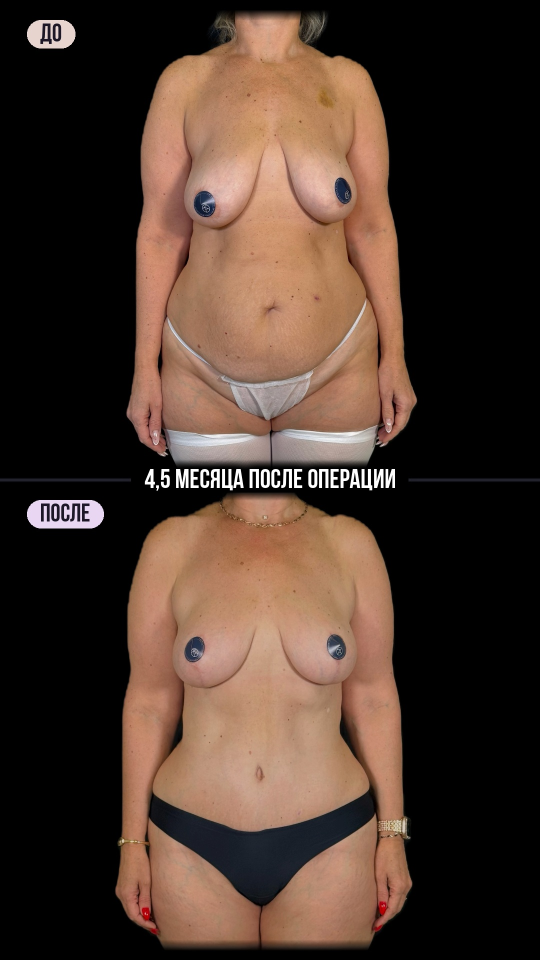
#> input picture Collage_body_front.jpg, 1080 x 1920 px (shown at 1/2 size)
$ python -i tattoo_remove.py   (imports and definitions only)
#> lines starting #> are read from the running program, lines starting #| are printed output that depends on the picture; after the words box and inside, x2 and y2 are one past the last pixel; in counts of white or black regions, pixels touching at a corner belong together
#> further down, picture is the input picture: shape (1920, 1080, 3); mean B, G, R 44.7, 55.2, 74.4
import cv2, numpy as np
K = lambda r: cv2.getStructuringElement(cv2.MORPH_ELLIPSE, (r, r))
def tattoo_mask(bgr, pose=None):
    h, w = bgr.shape[:2]
#> h = 1920; w = 1080
    ycc = cv2.cvtColor(bgr, cv2.COLOR_BGR2YCrCb); hsv = cv2.cvtColor(bgr, cv2.COLOR_BGR2HSV)
#> after `ycc = cv2.cvtColor(bgr, cv2.COLOR_BGR2YCrCb)`: ycc: shape (1920, 1080, 3); mean of channels 0, 1, 2 59.8, 138.5, 119.5
#> after `hsv = cv2.cvtColor(bgr, cv2.COLOR_BGR2HSV)`: hsv: shape (1920, 1080, 3); mean H, S, V 9.5, 51.5, 74.9
    Y, Cr, Cb = [ycc[..., i].astype(int) for i in range(3)]
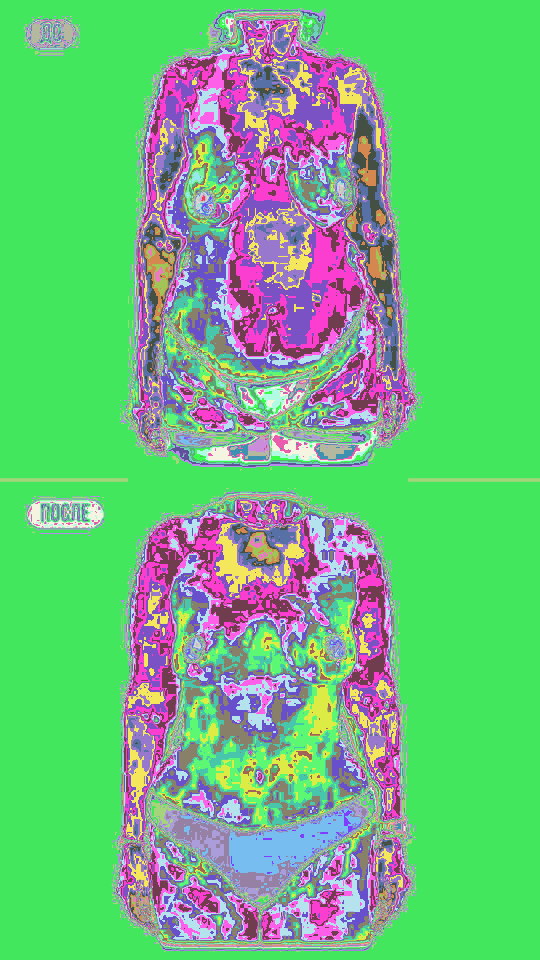
#> Cr: shape (1920, 1080) int64 (shown at 1/2 size); 111 distinct labels, from 116 to 227; one colour per label, 0 black
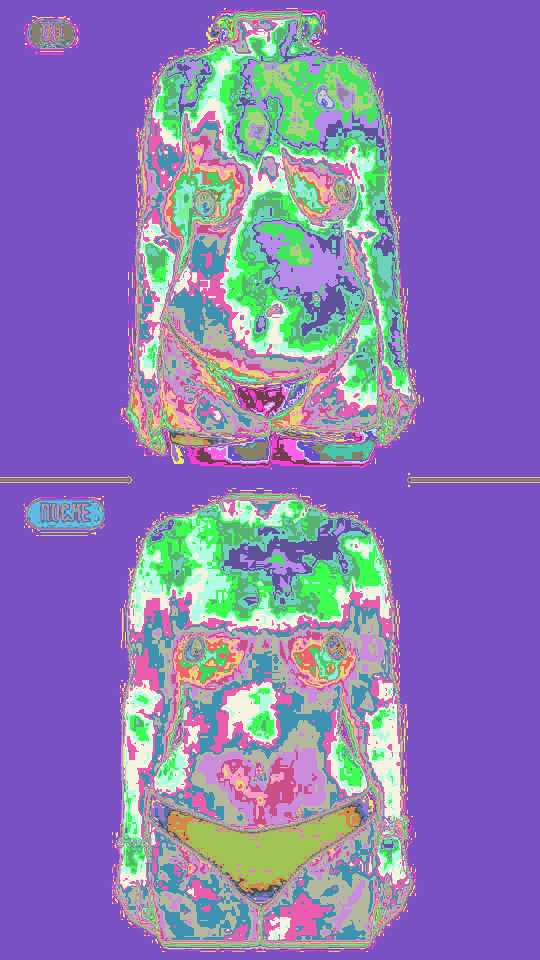
#> Cb: shape (1920, 1080) int64 (shown at 1/2 size); 62 distinct labels, from 86 to 147; one colour per label, 0 black
    skin = ((Cr > 138) & (Cr < 180) & (Cb > 85) & (Cb < 128) & (Y > 60)).astype(np.uint8)
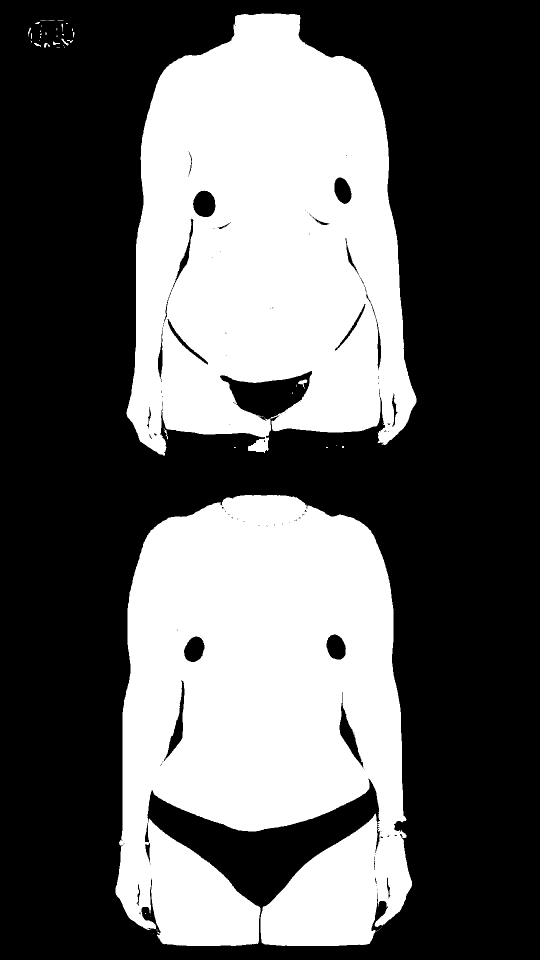
#> skin: shape (1920, 1080) (shown at 1/2 size); values 0 (black) and 1 (white), 38.3% white; 58 white regions (44 under 20 px), largest, box (x1, y1, x2, y2) and area: (231, 990, 824, 1892) 413830, (253, 27, 833, 911) 380060, (596, 759, 615, 778) 133
    skin = cv2.morphologyEx(skin, cv2.MORPH_CLOSE, K(25)); skin = cv2.morphologyEx(skin, cv2.MORPH_OPEN, K(9))
#> after `skin = cv2.morphologyEx(skin, cv2.MORPH_CLOSE, K(25))`: skin: shape (1920, 1080); values 0 (black) and 1 (white), 39.2% white; 9 white regions (6 under 20 px), largest, box (x1, y1, x2, y2) and area: (231, 990, 824, 1892) 421326, (253, 27, 833, 911) 387476, (56, 41, 149, 95) 3517
#> after `skin = cv2.morphologyEx(skin, cv2.MORPH_OPEN, K(9))`: skin: shape (1920, 1080); values 0 (black) and 1 (white), 39.2% white; 3 white regions, box (x1, y1, x2, y2) and area: (231, 990, 824, 1892) 421293, (253, 27, 833, 910) 387414, (56, 41, 149, 95) 3445
    inner = cv2.erode(skin, K(13))
#> inner: shape (1920, 1080); values 0 (black) and 1 (white), 36.9% white; 3 white regions, box (x1, y1, x2, y2) and area: (237, 996, 818, 1886) 396603, (259, 33, 827, 903) 366897, (63, 47, 142, 89) 1863
    g = cv2.cvtColor(bgr, cv2.COLOR_BGR2GRAY)
    b7 = cv2.morphologyEx(g, cv2.MORPH_BLACKHAT, K(7)).astype(int)
    b21 = cv2.morphologyEx(g, cv2.MORPH_BLACKHAT, K(21)).astype(int)
    thin = b7 >= 0.55 * b21          # line-like, not broad shading
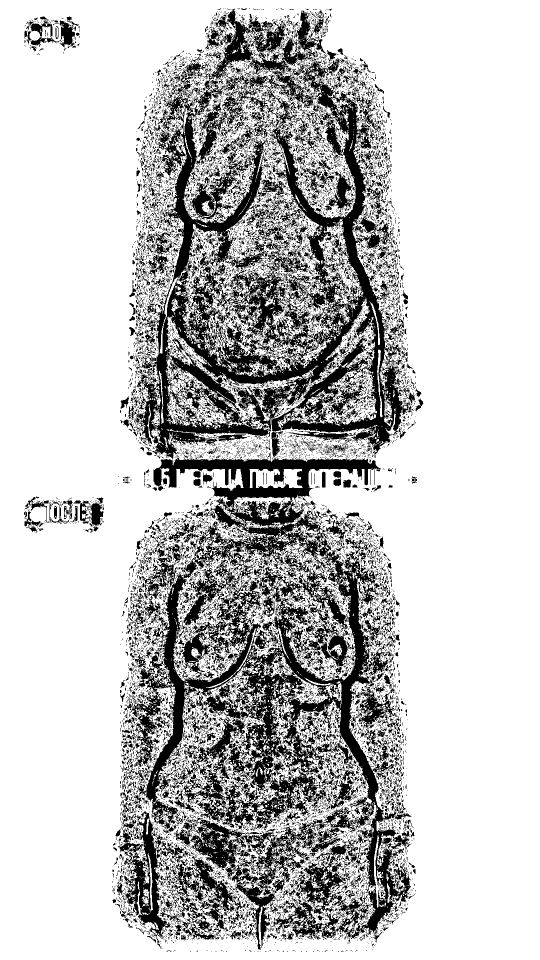
#> thin: shape (1920, 1080) bool (shown at 1/2 size); 76.8% white; 13013 black regions (11960 under 20 px), largest, box (x1, y1, x2, y2) and area: (249, 904, 823, 1900) 174977, (268, 17, 826, 919) 164232, (236, 1622, 334, 1898) 8326
    weak = ((b7 > 5) & thin & (inner > 0)).astype(np.uint8)
#> weak: shape (1920, 1080); values 0 (black) and 1 (white), 3.3% white in thin lines or dots, all inside (x1, y1, x2, y2) = (80, 36, 827, 1881)
    strong = (b7 > 13) & thin
#> strong: shape (1920, 1080) bool; 1.5% white; 2917 white regions (2726 under 20 px), largest, box (x1, y1, x2, y2) and area: (563, 869, 712, 920) 1670, (346, 884, 511, 919) 1323, (753, 1631, 811, 1680) 851
    blue = cv2.dilate(((hsv[..., 0] > 95) & (hsv[..., 0] < 135) & (hsv[..., 1] > 60)).astype(np.uint8), K(25))
#> blue: shape (1920, 1080); values 0 (black) and 1 (white), 11.4% white; 36 white regions, largest, box (x1, y1, x2, y2) and area: (288, 1584, 756, 1822) 50473, (260, 4, 464, 483) 17796, (35, 980, 221, 1084) 16467
    weak[blue > 0] = 0
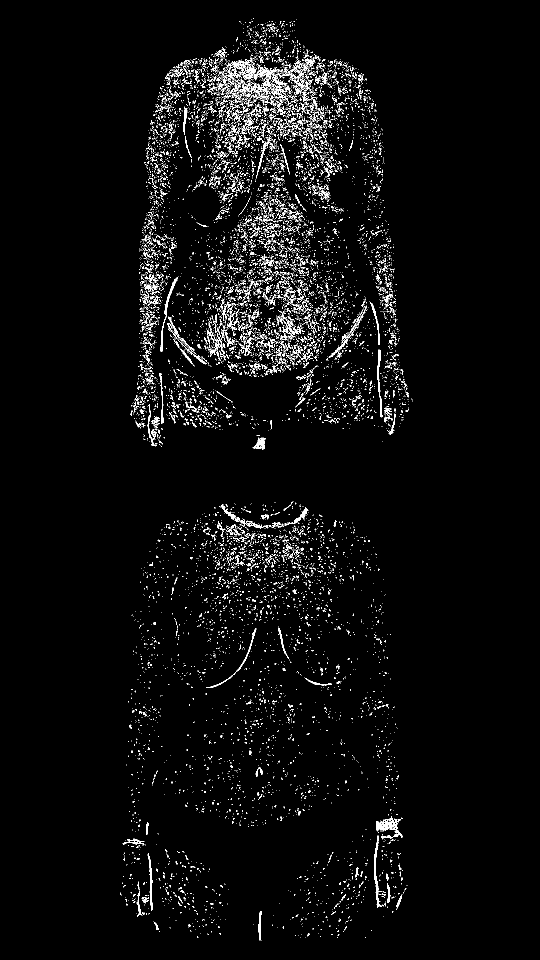
#> weak: shape (1920, 1080) (shown at 1/2 size); values 0 (black) and 1 (white), 3.3% white in thin lines or dots, all inside (x1, y1, x2, y2) = (240, 36, 825, 1881)
    if pose is not None:
        l, r = pose[11], pose[12]; sw = np.linalg.norm(l - r)
        weak[: int(min(l[1], r[1]) + 0.12 * sw)] = 0            # head, neck, necklace
        for wi, fi in ((15, (17, 19, 21)), (16, (18, 20, 22))):    # fingers only
            fc = np.mean([pose[k] for k in fi], 0); c = pose[wi] + (fc - pose[wi]) * 1.4
            cv2.circle(weak, tuple(int(v) for v in c), int(0.13 * sw), 0, -1)
    if pose is not None:   # dense dark tattoo fills on the arms
        arm = np.zeros_like(weak)
        for a_, b_ in ((11, 13), (13, 15), (12, 14), (14, 16)):
            cv2.line(arm, tuple(int(v) for v in pose[a_]), tuple(int(v) for v in pose[b_]), 1, max(3, int(0.32 * sw)))
        est = cv2.medianBlur(g, 41).astype(int)
        dk = ((g.astype(int) < est - 18) & (arm > 0) & (inner > 0) & (blue == 0)).astype(np.uint8)
        n2, lab2, st2, _ = cv2.connectedComponentsWithStats(dk, 8)
        okd = (st2[:, cv2.CC_STAT_AREA] >= 6) & (st2[:, cv2.CC_STAT_AREA] <= 4000); okd[0] = False
        dkm = okd[lab2].astype(np.uint8)
        weak = weak | dkm; strong = strong | (dkm > 0)
    n, lab, st, _ = cv2.connectedComponentsWithStats(weak, 8)
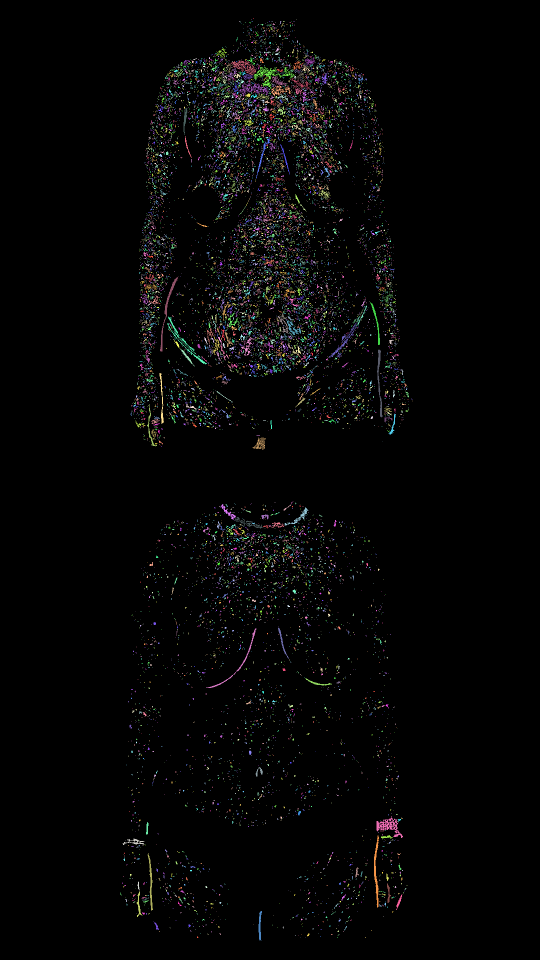
#> lab: shape (1920, 1080) int32 (shown at 1/2 size); 11798 distinct labels, from 0 to 11797; one colour per label, 0 black
#> n = 11798
    has = np.zeros(n, bool); has[np.unique(lab[strong & (weak > 0)])] = True; has[0] = False
    ok = has & (st[:, cv2.CC_STAT_AREA] >= 8)
    m = ok[lab].astype(np.uint8)
#> m: shape (1920, 1080); values 0 (black) and 1 (white), 1.4% white in thin lines or dots, all inside (x1, y1, x2, y2) = (245, 48, 818, 1881)
    return cv2.dilate(m, K(7))
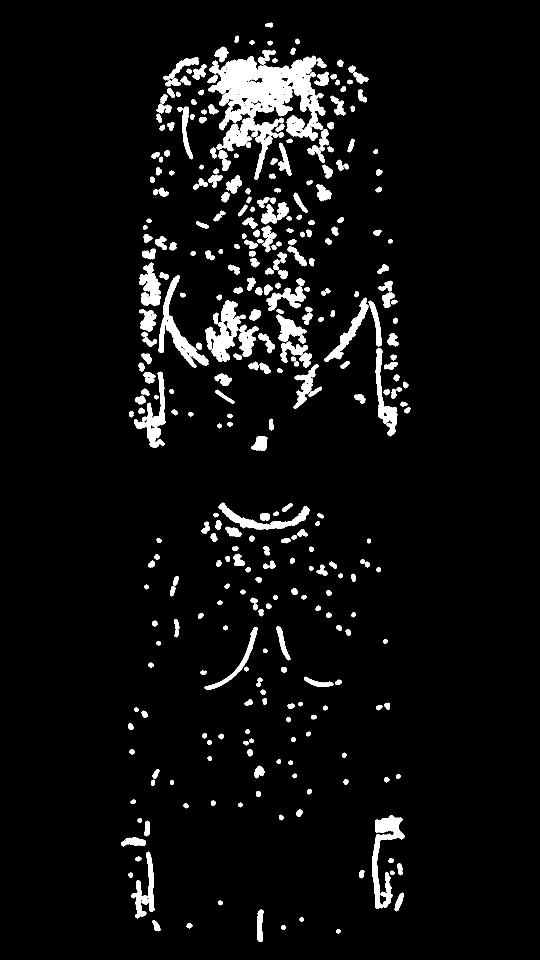
#> returned value: shape (1920, 1080) (shown at 1/2 size); values 0 (black) and 1 (white), 5.7% white; 345 white regions, largest, box (x1, y1, x2, y2) and area: (416, 111, 651, 360) 24849, (745, 1630, 809, 1818) 4197, (411, 600, 492, 724) 4172
# [28 lines left out: functions remove, remove2, skin_inner, skin_mask, not called in this run]
def nconv(f, Wt, s):
    num = cv2.GaussianBlur(f * Wt[..., None], (0, 0), s); den = cv2.GaussianBlur(Wt, (0, 0), s)[..., None]
    return num / np.maximum(den, 1e-4), den
# [43 lines left out: functions remove3, skin_mask2, raw_skin, remove4, clean, not called in this run]

>>> import cv2
>>> picture = cv2.imread('../Collage_body_front.jpg')
>>> result = tattoo_mask(picture)

$ run again, on Collage_lipo_to_implants_front.jpg
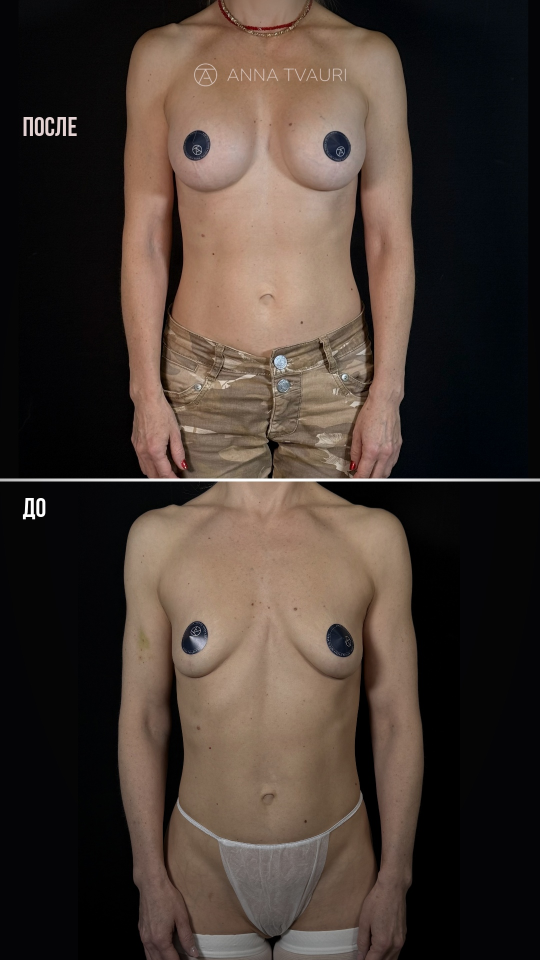
#> input picture Collage_lipo_to_implants_front.jpg, 1080 x 1920 px (shown at 1/2 size)
#> picture is the input picture: shape (1920, 1080, 3); mean B, G, R 51.5, 59, 71.5
#> ycc: shape (1920, 1080, 3); mean of channels 0, 1, 2 61.8, 134.9, 122.1
#> hsv: shape (1920, 1080, 3); mean H, S, V 43.8, 80.4, 73
#> Cr: shape (1920, 1080) int64; 74 distinct labels, from 112 to 185
#> Cb: shape (1920, 1080) int64; 41 distinct labels, from 103 to 143
#> in tattoo_mask, `skin = ((Cr > 138) & (Cr < 180) & (Cb > 85) & (Cb < 128) & (Y > 60)).a..`:
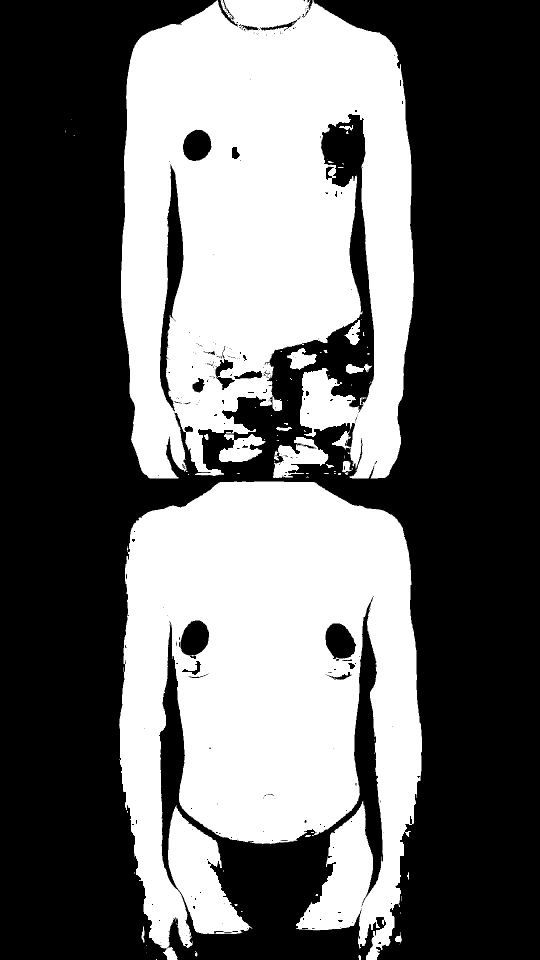
#> skin: shape (1920, 1080) (shown at 1/2 size); values 0 (black) and 1 (white), 41.2% white; 87 white regions (60 under 20 px), largest, box (x1, y1, x2, y2) and area: (242, 0, 828, 957) 422386, (238, 963, 844, 1920) 398386, (336, 1610, 505, 1868) 20455
#> inner: shape (1920, 1080); values 0 (black) and 1 (white), 40.2% white; 3 white regions (1 under 20 px), largest, box (x1, y1, x2, y2) and area: (245, 0, 838, 1920) 832873, (698, 734, 714, 743) 68
#> thin: shape (1920, 1080) bool; 57.2% white; 17858 black regions (16419 under 20 px), largest, box (x1, y1, x2, y2) and area: (33, 0, 809, 957) 330851, (144, 963, 806, 1920) 216499, (753, 0, 1064, 957) 115460
#> strong: shape (1920, 1080) bool; 1.4% white in thin lines or dots, all inside (x1, y1, x2, y2) = (48, 0, 833, 1920)
#> blue: shape (1920, 1080); values 0 (black) and 1 (white), 39.8% white; 34 white regions, largest, box (x1, y1, x2, y2) and area: (0, 0, 437, 1920) 331231, (642, 0, 1080, 1388) 306173, (908, 976, 1080, 1920) 95019
#> lab: shape (1920, 1080) int32; 11631 distinct labels, from 0 to 11630
#> n = 11631
#> m: shape (1920, 1080); values 0 (black) and 1 (white), 1.1% white in thin lines or dots, all inside (x1, y1, x2, y2) = (252, 0, 816, 1920)
#> in tattoo_mask, `return cv2.dilate(m, K(7))`:
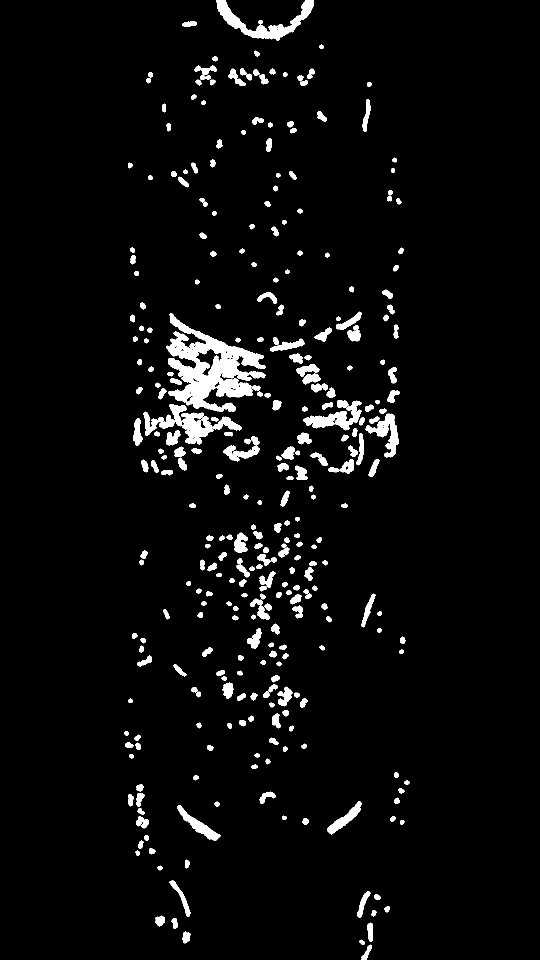
#> returned value: shape (1920, 1080) (shown at 1/2 size); values 0 (black) and 1 (white), 4.2% white; 322 white regions, largest, box (x1, y1, x2, y2) and area: (332, 626, 531, 824) 16810, (287, 808, 427, 889) 4445, (433, 0, 628, 82) 4394
